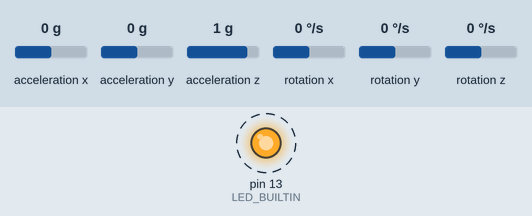
Recording of a sketch running on a simulated Arduino Uno, built with avr-gcc and run on an emulated ATmega328P. Shown: output pins drawn as LEDs (lit = HIGH). Wiring (inferred from the names in the program): MPU-6050 motion sensor at I2C address 0x68. Dashed ring = blinking. The test bench sets the inputs (shaded band); at power-on: acceleration z 1 g, acceleration x 0 g, acceleration y 0 g, rotation x 0 °/s, rotation y 0 °/s, rotation z 0 °/s. What the sketch prints to the serial monitor is not drawn.

Above: at 1.3 s.
1.4 s: acceleration z set to 0 g
Timing chart, 0 to 9.5 s (numbered marks = the images above; inputs shaded):
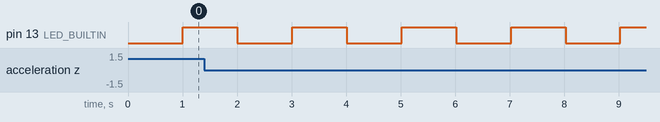

Measured:
- by itself, pin 13 (LED_BUILTIN): alternates HIGH for 1.0 s and LOW for 1.0 s

The sketch:

Kalman_new_test.ino
```cpp
#include "KalmanMPU6050.h"

long then = 0;

void setup()
{
  Serial.begin(9600);

  IMU::init();
  IMU::read();

  pinMode(LED_BUILTIN, OUTPUT);
}

void loop()
{
  /* Reads the data from the MPU and processes it with the Kalman Filter */
  IMU::read();
    Serial.println(IMU::getPitch());

  if (millis() - then >= 1000)
  {
    digitalWrite(LED_BUILTIN, !digitalRead(LED_BUILTIN));
    then = millis();
  }
}
```

KalmanMPU6050.cpp
```cpp
#include "KalmanMPU6050.h"

#include <Wire.h>

#if SERIAL_IMU_DEBUG
#define DEBUG_INIT() Serial.begin(115200)
#define DEBUG_PRINT(x) Serial.print(x)
#define DEBUG_PRINTLN(x) Serial.println(x)
#define DEBUG_TS_PRINT(x)  \
  DEBUG_PRINT_TIMESTAMP(); \
  Serial.print(x)
#define DEBUG_TS_PRINTLN(x) \
  DEBUG_PRINT_TIMESTAMP();  \
  Serial.println(x)
#else
#define DEBUG_INIT()
#define DEBUG_PRINT(x)
#define DEBUG_PRINTLN(x)
#define DEBUG_TS_PRINT(x)
#define DEBUG_TS_PRINTLN(x)
#endif // SERIAL_IMU_DEBUG

#ifndef M_PI
#define M_PI 3.14159265359
#endif // M_PI
#ifndef RAD_TO_DEG
#define RAD_TO_DEG 180.0 / M_PI
#endif // RAD_TO_DEG

#define sqr(x) x *x
#define hypotenuse(x, y) sqrt(sqr(x) + sqr(y))

// MPU-6050
#define IMU_ADDR 0x68
#define IMU_ACCEL_XOUT_H 0x3B
#define IMU_REG 0x19
#define IMU_PWR_MGMT_1 0x6B

typedef struct kalman_t
{
  double Q_angle;   // Process noise variance for the accelerometer
  double Q_bias;    // Process noise variance for the gyro bias
  double R_measure; // Measurement noise variance - this is actually the variance of the measurement noise

  double angle; // The angle calculated by the Kalman filter - part of the 2x1 state vector
  double bias;  // The gyro bias calculated by the Kalman filter - part of the 2x1 state vector
  double rate;  // Unbiased rate calculated from the rate and the calculated bias - you have to call getAngle to update the rate

  double P[2][2]; // Error covariance matrix - This is a 2x2 matrix
  double K[2];    // Kalman gain - This is a 2x1 vector
  double y;       // Angle difference
  double S;       // Estimate error
} Kalman;

// Kalman Variables

static Kalman kalmanX; // Create the Kalman instances
static Kalman kalmanY;

static double gyroXAngle, gyroYAngle; // Angle calculate using the gyro only

uint32_t IMU::lastProcessed = 0;

int16_t IMU::accelX, IMU::accelY, IMU::accelZ;
int16_t IMU::gyroX,  IMU::gyroY,  IMU::gyroZ;

double IMU::kalXAngle, IMU::kalYAngle;

// Kalman Function Definition

inline void Kalman_Init(Kalman *kalPointer)
{
  /* We will set the variables like so, these can also be tuned by the user */
  kalPointer->Q_angle = 0.001;
  kalPointer->Q_bias = 0.003;
  kalPointer->R_measure = 0.03;

  kalPointer->angle = 0; // Reset the angle
  kalPointer->bias = 0;  // Reset bias

  kalPointer->P[0][0] = 0; // Since we assume that the bias is 0 and we know the starting angle (use setAngle), the error covariance matrix is set like so - see: http://en.wikipedia.org/wiki/Kalman_filter#Example_application.2C_technical
  kalPointer->P[0][1] = 0;
  kalPointer->P[1][0] = 0;
  kalPointer->P[1][1] = 0;
}

// The angle should be in degrees and the rate should be in degrees per second and the delta time in seconds
inline double Kalman_GetAngle(Kalman *kalPointer,
                              double newAngle, double newRate, double dt)
{
  // KasBot V2  -  Kalman filter module - http://www.x-firm.com/?page_id=145
  // Modified by Kristian Lauszus
  // See my blog post for more information: http://blog.tkjelectronics.dk/2012/09/a-practical-approach-to-kalman-filter-and-how-to-implement-it

  // Discrete Kalman filter time update equations - Time Update ("Predict")
  // Update xhat - Project the state ahead
  /* Step 1 */
  kalPointer->rate = newRate - kalPointer->bias;
  kalPointer->angle += dt * kalPointer->rate;

  // Update estimation error covariance - Project the error covariance ahead
  /* Step 2 */
  kalPointer->P[0][0] += dt * (dt * kalPointer->P[1][1] - kalPointer->P[0][1] -
                               kalPointer->P[1][0] + kalPointer->Q_angle);
  kalPointer->P[0][1] -= dt * kalPointer->P[1][1];
  kalPointer->P[1][0] -= dt * kalPointer->P[1][1];
  kalPointer->P[1][1] += kalPointer->Q_bias * dt;

  // Discrete Kalman filter measurement update equations - Measurement Update ("Correct")
  // Calculate Kalman gain - Compute the Kalman gain
  /* Step 4 */
  kalPointer->S = kalPointer->P[0][0] + kalPointer->R_measure;
  /* Step 5 */
  kalPointer->K[0] = kalPointer->P[0][0] / kalPointer->S;
  kalPointer->K[1] = kalPointer->P[1][0] / kalPointer->S;

  // Calculate angle and bias - Update estimate with measurement zk (newAngle)
  /* Step 3 */
  kalPointer->y = newAngle - kalPointer->angle;
  /* Step 6 */
  kalPointer->angle += kalPointer->K[0] * kalPointer->y;
  kalPointer->bias += kalPointer->K[1] * kalPointer->y;

  // Calculate estimation error covariance - Update the error covariance
  /* Step 7 */
  kalPointer->P[0][0] -= kalPointer->K[0] * kalPointer->P[0][0];
  kalPointer->P[0][1] -= kalPointer->K[0] * kalPointer->P[0][1];
  kalPointer->P[1][0] -= kalPointer->K[1] * kalPointer->P[0][0];
  kalPointer->P[1][1] -= kalPointer->K[1] * kalPointer->P[0][1];

  return kalPointer->angle;
};

void IMU::init()
{
  DEBUG_INIT();
  Wire.begin();
  TWBR = ((F_CPU / 400000UL) - 16) / 2; // Set I2C frequency to 400kHz

  Wire.beginTransmission(IMU_ADDR);
  Wire.write(IMU_REG);
  Wire.write(7);
  for (byte i = 0; i < 3; i++)
  {
    Wire.write(0);
  }
  Wire.endTransmission(false);

  Wire.beginTransmission(IMU_ADDR);
  Wire.write(IMU_PWR_MGMT_1);
  Wire.write(0x01);
  Wire.endTransmission(true);

  delay(100);

  Kalman_Init(&kalmanX);
  Kalman_Init(&kalmanY);

  MPU6050Read();

  double roll, pitch;
  IMU::RollPitchFromAccel(&roll, &pitch);

  kalmanX.angle = roll; // Set starting angle
  kalmanY.angle = pitch;
  gyroXAngle = roll;
  gyroYAngle = pitch;

  lastProcessed = micros();
  DEBUG_TS_PRINTLN("Finished IMU setup.");
}

void IMU::read()
{
  static double dt = 0;

  MPU6050Read();

  dt = (double)(micros() - lastProcessed) / 1000000;
  lastProcessed = micros();

  double roll, pitch;
  IMU::RollPitchFromAccel(&roll, &pitch);

  double gyroXRate, gyroYRate;
  gyroXRate = (double)gyroX / 131.0; // Convert to deg/s
  gyroYRate = (double)gyroY / 131.0; // Convert to deg/s

#ifdef RESTRICT_PITCH
  // This fixes the transition problem when the accelerometer angle jumps between -180 and 180 degrees
  if ((roll < -90 && kalXAngle > 90) ||
      (roll > 90 && kalXAngle < -90))
  {
    kalmanX.angle = roll;
    kalXAngle = roll;
    gyroXAngle = roll;
  }
  else
  {
    kalXAngle = Kalman_GetAngle(&kalmanX, roll, gyroXRate, dt); // Calculate the angle using a Kalman filter
  }

  if (abs(kalXAngle) > 90)
    gyroYRate = -gyroYRate; // Invert rate, so it fits the restriced accelerometer reading
  kalYAngle = Kalman_GetAngle(&kalmanY, pitch, gyroYRate, dt);
#else
  // This fixes the transition problem when the accelerometer angle jumps between -180 and 180 degrees
  if ((pitch < -90 && kalYAngle > 90) ||
      (pitch > 90 && kalYAngle < -90))
  {
    kalmanY.angle = pitch;
    kalYAngle = pitch;
    gyroYAngle = pitch;
  }
  else
  {
    kalYAngle = Kalman_GetAngle(&kalmanY, pitch, gyroYRate, dt); // Calculate the angle using a Kalman filter
  }

  if (abs(kalYAngle) > 90)
    gyroXRate = -gyroXRate;                                   // Invert rate, so it fits the restriced accelerometer reading
  kalXAngle = Kalman_GetAngle(&kalmanX, roll, gyroXRate, dt); // Calculate the angle using a Kalman filter
#endif

  gyroXAngle += gyroXRate * dt; // Calculate gyro angle without any filter
  gyroYAngle += gyroYRate * dt;
  //gyroXAngle += kalmanX.rate * dt; // Calculate gyro angle using the unbiased rate
  //gyroYAngle += kalmanY.rate * dt;

  // Reset the gyro angle when it has drifted too much
  if (gyroXAngle < -180 || gyroXAngle > 180)
    gyroXAngle = kalXAngle;
  if (gyroYAngle < -180 || gyroYAngle > 180)
    gyroYAngle = kalYAngle;

  DEBUG_TS_PRINT("KalAngleX: ");
  DEBUG_PRINTLN(kalXAngle);
  DEBUG_TS_PRINT("KalAngleY: ");
  DEBUG_PRINTLN(kalYAngle);
}

uint32_t IMU::getLastReadTime()
{
  return lastProcessed;
}

int16_t IMU::getRawAccelX()
{
  return accelX;
}

int16_t IMU::getRawAccelY()
{
  return accelY;
}

int16_t IMU::getRawAccelZ()
{
  return accelZ;
}

int16_t IMU::getRawGyroX()
{
  return gyroX;
}

int16_t IMU::getRawGyroY()
{
  return gyroY;
}

int16_t IMU::getRawGyroZ()
{
  return gyroZ;
}

double IMU::getRoll()
{
  return kalXAngle;
}

double IMU::getPitch()
{
  return kalYAngle;
}

// IMU Function Definition

void IMU::MPU6050Read()
{
  Wire.beginTransmission(IMU_ADDR);
  Wire.write(IMU_ACCEL_XOUT_H);
  Wire.endTransmission(false);
  Wire.requestFrom(IMU_ADDR, 14, true);

  accelX = (int16_t)(Wire.read() << 8 | Wire.read());
  accelY = (int16_t)(Wire.read() << 8 | Wire.read());
  accelZ = (int16_t)(Wire.read() << 8 | Wire.read());
  Wire.read();
  Wire.read(); // Temperature
  gyroX = (int16_t)(Wire.read() << 8 | Wire.read());
  gyroY = (int16_t)(Wire.read() << 8 | Wire.read());
  gyroZ = (int16_t)(Wire.read() << 8 | Wire.read());

  DEBUG_TS_PRINT("Raw AccelX: ");
  DEBUG_PRINTLN(accelX);
  DEBUG_TS_PRINT("Raw AccelY: ");
  DEBUG_PRINTLN(accelY);
  DEBUG_TS_PRINT("Raw AccelZ: ");
  DEBUG_PRINTLN(accelZ);
  DEBUG_TS_PRINT("Raw GyroX: ");
  DEBUG_PRINTLN(gyroX);
  DEBUG_TS_PRINT("Raw GyroY: ");
  DEBUG_PRINTLN(gyroY);
  DEBUG_TS_PRINT("Raw GyroZ: ");
  DEBUG_PRINTLN(gyroZ);
}

void IMU::RollPitchFromAccel(double *roll, double *pitch)
{
  // Source: http://www.freescale.com/files/sensors/doc/app_note/AN3461.pdf eq. 25 and eq. 26
  // atan2 outputs the value of -π to π (radians) - see http://en.wikipedia.org/wiki/Atan2
  // It is then converted from radians to degrees
#ifdef RESTRICT_PITCH // Eq. 25 and 26
  *roll = atan2((double)accelY, (double)accelZ) * RAD_TO_DEG;
  *pitch = atan((double)-accelX / hypotenuse((double)accelY, (double)accelZ)) * RAD_TO_DEG;
#else  // Eq. 28 and 29
  *roll = atan((double)accel.y / hypotenuse((double)accelX, (double)accelZ)) * RAD_TO_DEG;
  *pitch = atan2((double)-accelX, (double)accelZ) * RAD_TO_DEG;
#endif // RESTRICT_PITCH

  DEBUG_TS_PRINT("Accelerometer Measured Roll: ");
  DEBUG_PRINTLN(roll);
  DEBUG_TS_PRINT("Accelerometer Measured Pitch: ");
  DEBUG_PRINTLN(pitch);
}
```

KalmanMPU6050.h
```cpp
// (licence header left out)
// This program is free software: you can redistribute it and/or modify
// it under the terms of the GNU General Public License as published by
// the Free Software Foundation, either version 3 of the License, or
// (at your option) any later version.

// This program is distributed in the hope that it will be useful,
// but WITHOUT ANY WARRANTY; without even the implied warranty of
// MERCHANTABILITY or FITNESS FOR A PARTICULAR PURPOSE.  See the
// GNU General Public License for more details.

// You should have received a copy of the GNU General Public License
// along with this program.  If not, see <https://www.gnu.org/licenses/>.

#ifndef _KalmanMPU6050_H_
#define _KalmanMPU6050_H_

#include "Arduino.h"

#define SERIAL_KalmanMPU6050_DEBUG 0 // 1 Enables, 0 Disables

#define RESTRICT_PITCH     // Comment out to restrict roll to ±90deg instead please read: http://www.freescale.com/files/sensors/doc/app_note/AN3461.pdf

class IMU
{
public:
  /**
   * Initializes the Wire library, the MPU and the Kalman Filter.
   */
  static void init();

  /**
   * Fetches the IMU data and proccesses it through the Kalman Filter.
   */
  static void read();

  /**
   * Get the last time data was fetched from the IMU (in microseconds, equivallent to a micros() call)
   *
   * @returns Last time the data was fetched from the IMU in microseconds (micros())
   */
  static uint32_t getLastReadTime();

  /**
   * Gets the accelerometer raw X reading, as per last read() call.
   *
   * @returns The accelerometer raw X reading
   */
  static int16_t getRawAccelX();

  /**
   * Gets the accelerometer raw Y reading, as per last read() call.
   *
   * @returns The accelerometer raw Y reading
   */
  static int16_t getRawAccelY();

  /**
   * Gets the accelerometer raw Z reading, as per last read() call.
   *
   * @returns The accelerometer raw Z reading
   */
  static int16_t getRawAccelZ();

  /**
   * Gets the gyroscope raw X reading, as per last read() call.
   *
   * @returns The gyroscope raw X reading.
   */
  static int16_t getRawGyroX();

  /**
   * Gets the gyroscope raw Y reading, as per last read() call.
   *
   * @returns The gyroscope raw Y reading.
   */
  static int16_t getRawGyroY();

  /**
   * Gets the gyroscope raw Z reading, as per last read() call.
   *
   * @returns The gyroscope raw Z reading.
   */
  static int16_t getRawGyroZ();

  /**
   * Gets the roll (X rotation) in degress from the Kalman Filter.
   * As per last read() call.
   *
   * @returns The x rotation (roll) in degrees
   */
  static double getRoll();

  /**
   * Gets the pitch (Y rotation) in degrees from the Kalman Filter.\
   *
   * @returns The y rotation (pitch) in degrees
   */
  static double getPitch();

private:
  static uint32_t lastProcessed;

  static int16_t accelX, accelY, accelZ;
  static int16_t gyroX, gyroY, gyroZ;

  static double kalXAngle, kalYAngle;

  static void MPU6050Read();
  static void RollPitchFromAccel(double *roll, double *pitch);
};

#endif // _KalmanMPU6050_H_
```
